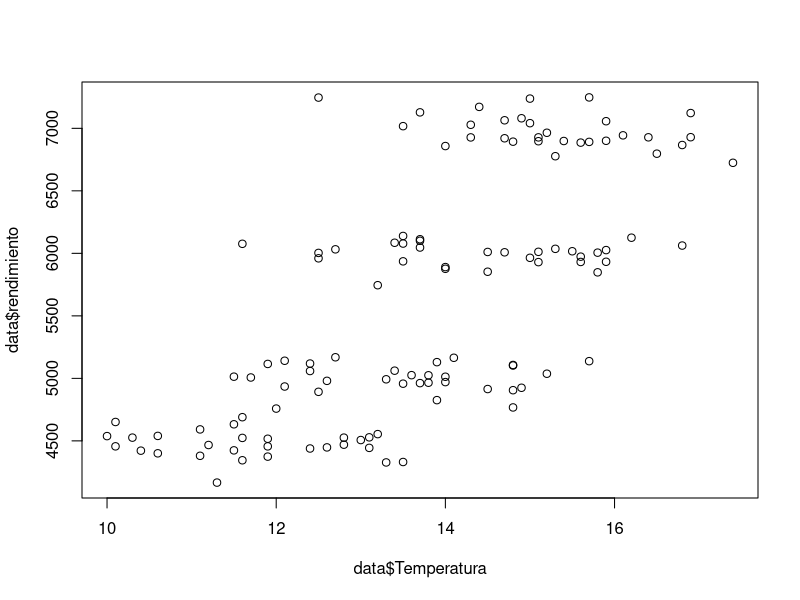
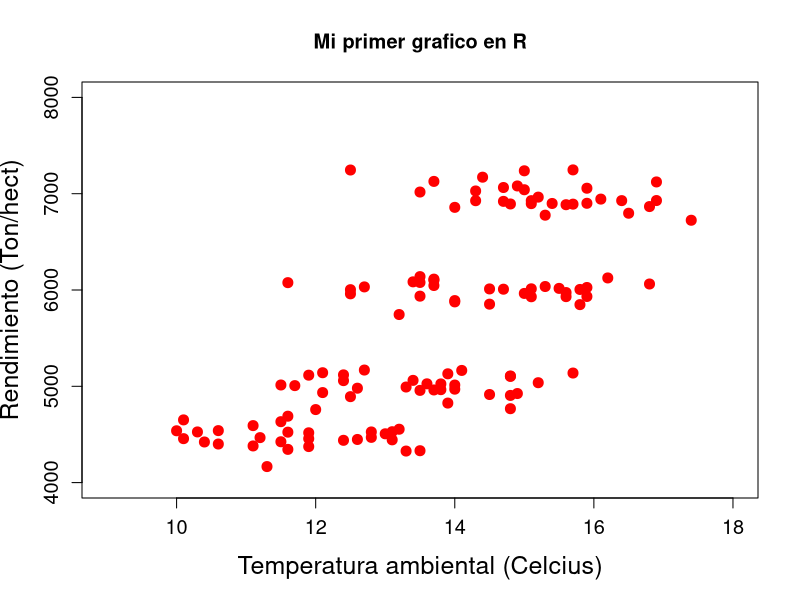
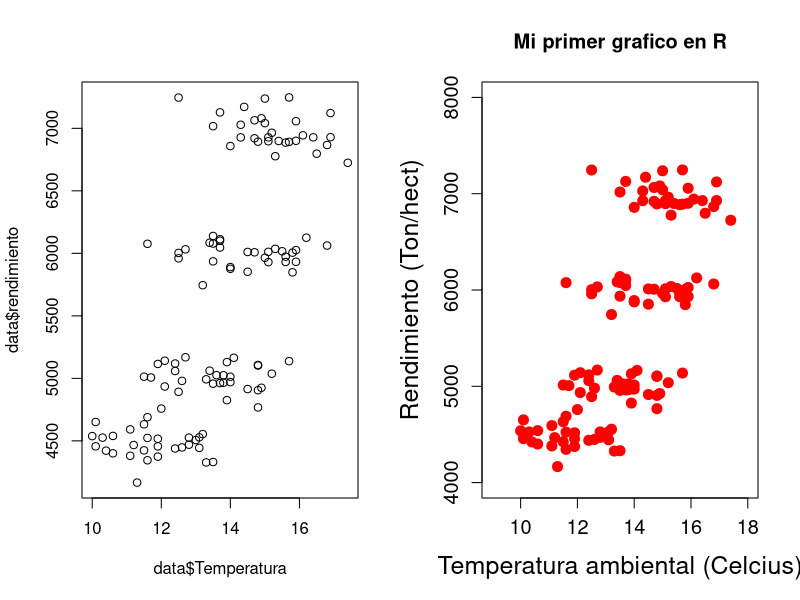
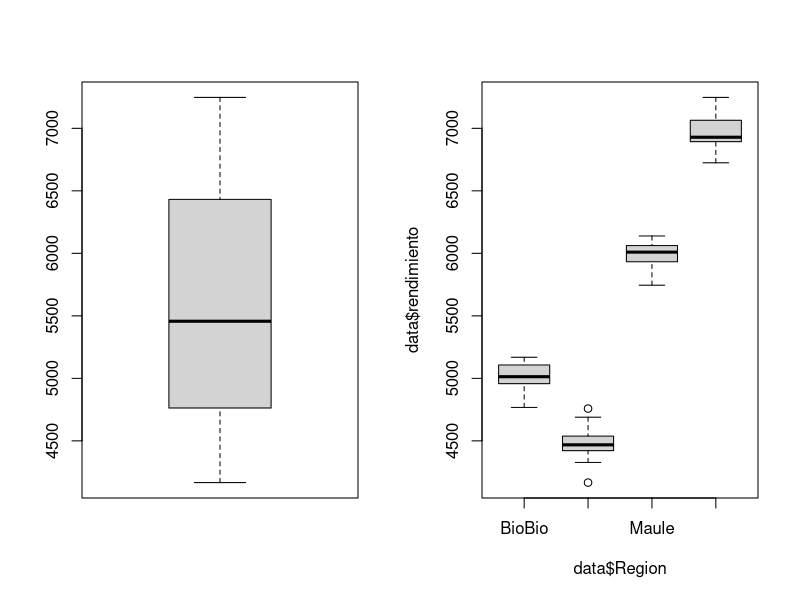

The R script that drew these images, in order: (Note: this script raises an error after producing the figures.)
## ---- chunk 1
data <- read.csv("./datos/dataset.csv")
plot(data$Temperatura, data$rendimiento)
## ---- chunk 2
plot(data$Temperatura,data$rendimiento,
xlab = "Temperatura ambiental (Celcius)",
ylab = "Rendimiento (Ton/hect)",
xlim = c(9,18),
ylim = c(4000,8000),
main = "Mi primer grafico en R",
pch=20,
col="red",
cex=2,
cex.lab=1.5,
cex.axis=1.2)
## ---- chunk 3
par(mfrow=c(1,2))

plot(data$Temperatura,data$rendimiento)

plot(data$Temperatura,data$rendimiento,
xlab = "Temperatura ambiental (Celcius)",
ylab = "Rendimiento (Ton/hect)",
xlim = c(9,18),
ylim = c(4000,8000),
main = "Mi primer grafico en R",
pch=20,
col="red",
cex=2,
cex.lab=1.5,
cex.axis=1.2)
## ---- chunk 4
boxplot(data$rendimiento)
## ---- chunk 5
boxplot(data$rendimiento ~ data$Region)
## ---- chunk 6
plot(data$rendimiento ~ data$Region,
xlab = "Region",
ylab = "Rendimiento (Ton/hect)",
ylim = c(4000,8000),
main = "Diagrama de cajas",
pch=18,
col="red",
col.main="red",
cex=2,
cex.main=3,
cex.lab=1.5,
cex.axis=1.2)
## ---- chunk 7
hist(data$rendimiento)
## ---- chunk 8
hist(data$rendimiento,breaks=4)
## ---- chunk 9
par(mfrow=c(1,2))

hist(data$rendimiento)

hist(data$rendimiento,
main="Histograma de densidad",
xlab="Rendimiento (Ton/hect)",
xlim=c(3500,8500),
col="red",
freq=FALSE,
cex.main=2,
cex.lab=1.5,
cex.axis=1.2,
Freq=FALSE)
